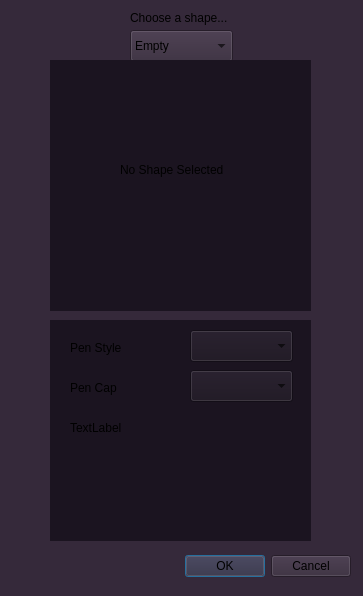
<?xml version="1.0" encoding="UTF-8"?>
<ui version="4.0">
 <class>ShapeEditor</class>
 <widget class="QDialog" name="ShapeEditor">
  <property name="geometry">
   <rect>
    <x>0</x>
    <y>0</y>
    <width>363</width>
    <height>596</height>
   </rect>
  </property>
  <property name="windowTitle">
   <string>Dialog</string>
  </property>
  <property name="styleSheet">
   <string notr="true">background-color : rgb(53, 41, 58)</string>
  </property>
  <widget class="QDialogButtonBox" name="buttonBox">
   <property name="geometry">
    <rect>
     <x>10</x>
     <y>550</y>
     <width>341</width>
     <height>32</height>
    </rect>
   </property>
   <property name="orientation">
    <enum>Qt::Horizontal</enum>
   </property>
   <property name="standardButtons">
    <set>QDialogButtonBox::Cancel|QDialogButtonBox::Ok</set>
   </property>
  </widget>
  <widget class="QComboBox" name="shapeType">
   <property name="geometry">
    <rect>
     <x>130</x>
     <y>30</y>
     <width>103</width>
     <height>32</height>
    </rect>
   </property>
   <item>
    <property name="text">
     <string>Empty</string>
    </property>
   </item>
   <item>
    <property name="text">
     <string>Line</string>
    </property>
   </item>
   <item>
    <property name="text">
     <string>Polyline</string>
    </property>
   </item>
   <item>
    <property name="text">
     <string>Rectangle</string>
    </property>
   </item>
   <item>
    <property name="text">
     <string>Ellipse</string>
    </property>
   </item>
   <item>
    <property name="text">
     <string>Text</string>
    </property>
   </item>
  </widget>
  <widget class="QLabel" name="label">
   <property name="geometry">
    <rect>
     <x>130</x>
     <y>10</y>
     <width>141</width>
     <height>16</height>
    </rect>
   </property>
   <property name="styleSheet">
    <string notr="true">font-color : rgb(35, 27, 33)</string>
   </property>
   <property name="text">
    <string>Choose a shape... </string>
   </property>
  </widget>
  <widget class="QStackedWidget" name="shapeDetails">
   <property name="geometry">
    <rect>
     <x>50</x>
     <y>60</y>
     <width>261</width>
     <height>251</height>
    </rect>
   </property>
   <property name="styleSheet">
    <string notr="true">background-color :rgb(27, 20, 32)</string>
   </property>
   <property name="currentIndex">
    <number>0</number>
   </property>
   <widget class="QWidget" name="stackedWidgetPage1">
    <widget class="QLabel" name="label_2">
     <property name="geometry">
      <rect>
       <x>70</x>
       <y>100</y>
       <width>121</width>
       <height>20</height>
      </rect>
     </property>
     <property name="text">
      <string>No Shape Selected</string>
     </property>
    </widget>
   </widget>
   <widget class="QWidget" name="stackedWidgetPage2">
    <widget class="QLabel" name="label_3">
     <property name="geometry">
      <rect>
       <x>110</x>
       <y>20</y>
       <width>58</width>
       <height>16</height>
      </rect>
     </property>
     <property name="text">
      <string>Line</string>
     </property>
    </widget>
    <widget class="QLabel" name="label_4">
     <property name="geometry">
      <rect>
       <x>40</x>
       <y>60</y>
       <width>58</width>
       <height>16</height>
      </rect>
     </property>
     <property name="text">
      <string>X1</string>
     </property>
    </widget>
    <widget class="QLabel" name="label_5">
     <property name="geometry">
      <rect>
       <x>200</x>
       <y>60</y>
       <width>58</width>
       <height>16</height>
      </rect>
     </property>
     <property name="text">
      <string>Y1</string>
     </property>
    </widget>
    <widget class="QLabel" name="label_6">
     <property name="geometry">
      <rect>
       <x>40</x>
       <y>130</y>
       <width>58</width>
       <height>16</height>
      </rect>
     </property>
     <property name="text">
      <string>X2</string>
     </property>
    </widget>
    <widget class="QLabel" name="label_7">
     <property name="geometry">
      <rect>
       <x>200</x>
       <y>130</y>
       <width>58</width>
       <height>16</height>
      </rect>
     </property>
     <property name="text">
      <string>Y2</string>
     </property>
    </widget>
    <widget class="QSpinBox" name="line_x1">
     <property name="geometry">
      <rect>
       <x>30</x>
       <y>80</y>
       <width>42</width>
       <height>22</height>
      </rect>
     </property>
    </widget>
    <widget class="QSpinBox" name="line_y1">
     <property name="geometry">
      <rect>
       <x>190</x>
       <y>80</y>
       <width>42</width>
       <height>22</height>
      </rect>
     </property>
    </widget>
    <widget class="QSpinBox" name="line_x2">
     <property name="geometry">
      <rect>
       <x>30</x>
       <y>160</y>
       <width>42</width>
       <height>22</height>
      </rect>
     </property>
    </widget>
    <widget class="QSpinBox" name="line_y2">
     <property name="geometry">
      <rect>
       <x>190</x>
       <y>160</y>
       <width>42</width>
       <height>22</height>
      </rect>
     </property>
    </widget>
   </widget>
   <widget class="QWidget" name="stackedWidgetPage3">
    <widget class="QLabel" name="label_8">
     <property name="geometry">
      <rect>
       <x>100</x>
       <y>30</y>
       <width>58</width>
       <height>16</height>
      </rect>
     </property>
     <property name="text">
      <string>Polyline</string>
     </property>
    </widget>
    <widget class="QLabel" name="label_9">
     <property name="geometry">
      <rect>
       <x>30</x>
       <y>60</y>
       <width>58</width>
       <height>16</height>
      </rect>
     </property>
     <property name="text">
      <string>X1</string>
     </property>
    </widget>
    <widget class="QLabel" name="label_10">
     <property name="geometry">
      <rect>
       <x>180</x>
       <y>60</y>
       <width>58</width>
       <height>16</height>
      </rect>
     </property>
     <property name="text">
      <string>Y1</string>
     </property>
    </widget>
    <widget class="QLabel" name="label_11">
     <property name="geometry">
      <rect>
       <x>30</x>
       <y>120</y>
       <width>58</width>
       <height>16</height>
      </rect>
     </property>
     <property name="text">
      <string>X2</string>
     </property>
    </widget>
    <widget class="QLabel" name="label_12">
     <property name="geometry">
      <rect>
       <x>180</x>
       <y>120</y>
       <width>58</width>
       <height>16</height>
      </rect>
     </property>
     <property name="text">
      <string>Y2</string>
     </property>
    </widget>
    <widget class="QLabel" name="label_13">
     <property name="geometry">
      <rect>
       <x>30</x>
       <y>180</y>
       <width>58</width>
       <height>16</height>
      </rect>
     </property>
     <property name="text">
      <string>X3</string>
     </property>
    </widget>
    <widget class="QLabel" name="label_14">
     <property name="geometry">
      <rect>
       <x>180</x>
       <y>180</y>
       <width>58</width>
       <height>16</height>
      </rect>
     </property>
     <property name="text">
      <string>Y3</string>
     </property>
    </widget>
    <widget class="QTextEdit" name="textEdit_5">
     <property name="geometry">
      <rect>
       <x>20</x>
       <y>80</y>
       <width>51</width>
       <height>41</height>
      </rect>
     </property>
     <property name="styleSheet">
      <string notr="true">background-color : rgb(190, 197, 154)</string>
     </property>
    </widget>
    <widget class="QTextEdit" name="textEdit_6">
     <property name="geometry">
      <rect>
       <x>170</x>
       <y>80</y>
       <width>51</width>
       <height>41</height>
      </rect>
     </property>
     <property name="styleSheet">
      <string notr="true">background-color : rgb(190, 197, 154)</string>
     </property>
    </widget>
    <widget class="QTextEdit" name="textEdit_7">
     <property name="geometry">
      <rect>
       <x>20</x>
       <y>140</y>
       <width>51</width>
       <height>41</height>
      </rect>
     </property>
     <property name="styleSheet">
      <string notr="true">background-color : rgb(190, 197, 154)</string>
     </property>
    </widget>
    <widget class="QTextEdit" name="textEdit_8">
     <property name="geometry">
      <rect>
       <x>170</x>
       <y>140</y>
       <width>51</width>
       <height>41</height>
      </rect>
     </property>
     <property name="styleSheet">
      <string notr="true">background-color : rgb(190, 197, 154)</string>
     </property>
    </widget>
    <widget class="QTextEdit" name="textEdit_9">
     <property name="geometry">
      <rect>
       <x>20</x>
       <y>200</y>
       <width>51</width>
       <height>41</height>
      </rect>
     </property>
     <property name="styleSheet">
      <string notr="true">background-color : rgb(190, 197, 154)</string>
     </property>
    </widget>
    <widget class="QTextEdit" name="textEdit_10">
     <property name="geometry">
      <rect>
       <x>170</x>
       <y>200</y>
       <width>51</width>
       <height>41</height>
      </rect>
     </property>
     <property name="styleSheet">
      <string notr="true">background-color : rgb(190, 197, 154)</string>
     </property>
    </widget>
   </widget>
   <widget class="QWidget" name="stackedWidgetPage4">
    <widget class="QLabel" name="label_15">
     <property name="geometry">
      <rect>
       <x>100</x>
       <y>20</y>
       <width>71</width>
       <height>16</height>
      </rect>
     </property>
     <property name="text">
      <string>Rectangle</string>
     </property>
    </widget>
    <widget class="QLabel" name="label_16">
     <property name="geometry">
      <rect>
       <x>50</x>
       <y>50</y>
       <width>58</width>
       <height>16</height>
      </rect>
     </property>
     <property name="text">
      <string>X1</string>
     </property>
    </widget>
    <widget class="QLabel" name="label_17">
     <property name="geometry">
      <rect>
       <x>190</x>
       <y>50</y>
       <width>58</width>
       <height>16</height>
      </rect>
     </property>
     <property name="text">
      <string>Y1</string>
     </property>
    </widget>
    <widget class="QLabel" name="label_18">
     <property name="geometry">
      <rect>
       <x>190</x>
       <y>140</y>
       <width>58</width>
       <height>16</height>
      </rect>
     </property>
     <property name="text">
      <string>Y2</string>
     </property>
    </widget>
    <widget class="QLabel" name="label_19">
     <property name="geometry">
      <rect>
       <x>50</x>
       <y>140</y>
       <width>58</width>
       <height>16</height>
      </rect>
     </property>
     <property name="text">
      <string>X2</string>
     </property>
    </widget>
    <widget class="QTextEdit" name="textEdit_11">
     <property name="geometry">
      <rect>
       <x>30</x>
       <y>80</y>
       <width>51</width>
       <height>41</height>
      </rect>
     </property>
     <property name="styleSheet">
      <string notr="true">background-color : rgb(190, 197, 154)</string>
     </property>
    </widget>
    <widget class="QTextEdit" name="textEdit_12">
     <property name="geometry">
      <rect>
       <x>180</x>
       <y>80</y>
       <width>51</width>
       <height>41</height>
      </rect>
     </property>
     <property name="styleSheet">
      <string notr="true">background-color : rgb(190, 197, 154)</string>
     </property>
    </widget>
    <widget class="QTextEdit" name="textEdit_13">
     <property name="geometry">
      <rect>
       <x>30</x>
       <y>180</y>
       <width>51</width>
       <height>41</height>
      </rect>
     </property>
     <property name="styleSheet">
      <string notr="true">background-color : rgb(190, 197, 154)</string>
     </property>
    </widget>
    <widget class="QTextEdit" name="textEdit_14">
     <property name="geometry">
      <rect>
       <x>180</x>
       <y>180</y>
       <width>51</width>
       <height>41</height>
      </rect>
     </property>
     <property name="styleSheet">
      <string notr="true">background-color : rgb(190, 197, 154)</string>
     </property>
    </widget>
   </widget>
   <widget class="QWidget" name="stackedWidgetPage5">
    <widget class="QLabel" name="label_20">
     <property name="geometry">
      <rect>
       <x>110</x>
       <y>10</y>
       <width>58</width>
       <height>16</height>
      </rect>
     </property>
     <property name="text">
      <string>Ellipse</string>
     </property>
    </widget>
    <widget class="QLabel" name="label_21">
     <property name="geometry">
      <rect>
       <x>40</x>
       <y>70</y>
       <width>58</width>
       <height>16</height>
      </rect>
     </property>
     <property name="text">
      <string>X1</string>
     </property>
    </widget>
    <widget class="QLabel" name="label_22">
     <property name="geometry">
      <rect>
       <x>190</x>
       <y>70</y>
       <width>58</width>
       <height>16</height>
      </rect>
     </property>
     <property name="text">
      <string>Y1</string>
     </property>
    </widget>
    <widget class="QLabel" name="label_23">
     <property name="geometry">
      <rect>
       <x>40</x>
       <y>150</y>
       <width>58</width>
       <height>16</height>
      </rect>
     </property>
     <property name="text">
      <string>X2</string>
     </property>
    </widget>
    <widget class="QLabel" name="label_24">
     <property name="geometry">
      <rect>
       <x>190</x>
       <y>150</y>
       <width>58</width>
       <height>16</height>
      </rect>
     </property>
     <property name="text">
      <string>Y2</string>
     </property>
    </widget>
    <widget class="QTextEdit" name="textEdit_15">
     <property name="geometry">
      <rect>
       <x>20</x>
       <y>90</y>
       <width>51</width>
       <height>41</height>
      </rect>
     </property>
     <property name="styleSheet">
      <string notr="true">background-color : rgb(190, 197, 154)</string>
     </property>
    </widget>
    <widget class="QTextEdit" name="textEdit_16">
     <property name="geometry">
      <rect>
       <x>20</x>
       <y>170</y>
       <width>51</width>
       <height>41</height>
      </rect>
     </property>
     <property name="styleSheet">
      <string notr="true">background-color : rgb(190, 197, 154)</string>
     </property>
    </widget>
    <widget class="QTextEdit" name="textEdit_17">
     <property name="geometry">
      <rect>
       <x>170</x>
       <y>90</y>
       <width>51</width>
       <height>41</height>
      </rect>
     </property>
     <property name="styleSheet">
      <string notr="true">background-color : rgb(190, 197, 154)</string>
     </property>
    </widget>
    <widget class="QTextEdit" name="textEdit_18">
     <property name="geometry">
      <rect>
       <x>170</x>
       <y>170</y>
       <width>51</width>
       <height>41</height>
      </rect>
     </property>
     <property name="styleSheet">
      <string notr="true">background-color : rgb(190, 197, 154)</string>
     </property>
    </widget>
   </widget>
   <widget class="QWidget" name="stackedWidgetPage6">
    <widget class="QLabel" name="label_25">
     <property name="geometry">
      <rect>
       <x>120</x>
       <y>20</y>
       <width>58</width>
       <height>16</height>
      </rect>
     </property>
     <property name="text">
      <string>Text</string>
     </property>
    </widget>
    <widget class="QLabel" name="label_26">
     <property name="geometry">
      <rect>
       <x>50</x>
       <y>50</y>
       <width>58</width>
       <height>16</height>
      </rect>
     </property>
     <property name="text">
      <string>Font</string>
     </property>
    </widget>
    <widget class="QLabel" name="label_27">
     <property name="geometry">
      <rect>
       <x>190</x>
       <y>50</y>
       <width>58</width>
       <height>16</height>
      </rect>
     </property>
     <property name="text">
      <string>Font Size</string>
     </property>
    </widget>
    <widget class="QTextEdit" name="textEdit_19">
     <property name="geometry">
      <rect>
       <x>190</x>
       <y>70</y>
       <width>51</width>
       <height>41</height>
      </rect>
     </property>
     <property name="styleSheet">
      <string notr="true">background-color : rgb(190, 197, 154)</string>
     </property>
    </widget>
    <widget class="QFontComboBox" name="fontComboBox">
     <property name="geometry">
      <rect>
       <x>20</x>
       <y>70</y>
       <width>131</width>
       <height>32</height>
      </rect>
     </property>
    </widget>
    <widget class="QLabel" name="label_28">
     <property name="geometry">
      <rect>
       <x>40</x>
       <y>140</y>
       <width>71</width>
       <height>16</height>
      </rect>
     </property>
     <property name="text">
      <string>Font Color</string>
     </property>
    </widget>
    <widget class="QLabel" name="label_29">
     <property name="geometry">
      <rect>
       <x>180</x>
       <y>140</y>
       <width>58</width>
       <height>16</height>
      </rect>
     </property>
     <property name="text">
      <string>Fill</string>
     </property>
    </widget>
    <widget class="QComboBox" name="comboBox">
     <property name="geometry">
      <rect>
       <x>20</x>
       <y>160</y>
       <width>103</width>
       <height>32</height>
      </rect>
     </property>
    </widget>
    <widget class="QComboBox" name="comboBox_2">
     <property name="geometry">
      <rect>
       <x>150</x>
       <y>160</y>
       <width>103</width>
       <height>32</height>
      </rect>
     </property>
    </widget>
   </widget>
  </widget>
  <widget class="QStackedWidget" name="penbrushdetails">
   <property name="geometry">
    <rect>
     <x>50</x>
     <y>320</y>
     <width>261</width>
     <height>221</height>
    </rect>
   </property>
   <property name="styleSheet">
    <string notr="true">background-color :rgb(27, 20, 32)</string>
   </property>
   <property name="currentIndex">
    <number>0</number>
   </property>
   <widget class="QWidget" name="page">
    <widget class="QLabel" name="label_30">
     <property name="geometry">
      <rect>
       <x>20</x>
       <y>20</y>
       <width>58</width>
       <height>16</height>
      </rect>
     </property>
     <property name="text">
      <string>Pen Style</string>
     </property>
    </widget>
    <widget class="QComboBox" name="comboBox_3">
     <property name="geometry">
      <rect>
       <x>140</x>
       <y>10</y>
       <width>103</width>
       <height>32</height>
      </rect>
     </property>
    </widget>
    <widget class="QLabel" name="label_31">
     <property name="geometry">
      <rect>
       <x>20</x>
       <y>60</y>
       <width>58</width>
       <height>16</height>
      </rect>
     </property>
     <property name="text">
      <string>Pen Cap</string>
     </property>
    </widget>
    <widget class="QComboBox" name="comboBox_4">
     <property name="geometry">
      <rect>
       <x>140</x>
       <y>50</y>
       <width>103</width>
       <height>32</height>
      </rect>
     </property>
    </widget>
    <widget class="QLabel" name="label_32">
     <property name="geometry">
      <rect>
       <x>20</x>
       <y>100</y>
       <width>58</width>
       <height>16</height>
      </rect>
     </property>
     <property name="text">
      <string>TextLabel</string>
     </property>
    </widget>
   </widget>
   <widget class="QWidget" name="page_2"/>
  </widget>
 </widget>
 <resources/>
 <connections>
  <connection>
   <sender>buttonBox</sender>
   <signal>accepted()</signal>
   <receiver>ShapeEditor</receiver>
   <slot>accept()</slot>
   <hints>
    <hint type="sourcelabel">
     <x>248</x>
     <y>254</y>
    </hint>
    <hint type="destinationlabel">
     <x>157</x>
     <y>274</y>
    </hint>
   </hints>
  </connection>
  <connection>
   <sender>buttonBox</sender>
   <signal>rejected()</signal>
   <receiver>ShapeEditor</receiver>
   <slot>reject()</slot>
   <hints>
    <hint type="sourcelabel">
     <x>316</x>
     <y>260</y>
    </hint>
    <hint type="destinationlabel">
     <x>286</x>
     <y>274</y>
    </hint>
   </hints>
  </connection>
 </connections>
</ui>
